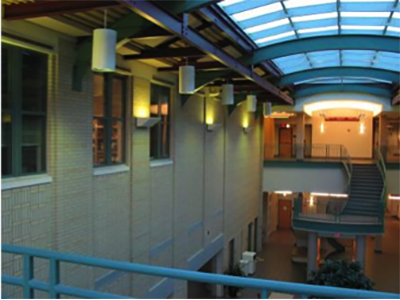
%> input picture TestImages/Test1-1.png, 400 x 300 px
$ octave RANSAC_test.m   (GNU Octave 9; MATLAB toolbox functions it lacks are replaced by stand-ins)
%> lines starting %> are read from the running program, lines starting %| are printed output that depends on the picture
### getSIFTFeatures.m
%% function returns the feature locations and descriptors. uses VLFeat library

%% input: image -> the image; edgeTresh -> non-edge selection threshold (default should be 10)
function [f, d] = getSIFTFeatures(image, edgeThresh)

%convert images to greyscale
if (size(image, 3) == 3)
    Im = single(rgb2gray(image));
else
    Im = single(image);
end

[f, d] = vl_sift(Im, 'EdgeThresh', edgeThresh);

end

### RANSAC_test.m
%% RANSAC test for homography

%% load images
img1 = imread('TestImages/Test1-1.png');
%> img1 is the input picture: size 300x400x3 uint8; mean R, G, B 81.3, 89.2, 82.4
img2 = imread('TestImages/Test1-2.png');
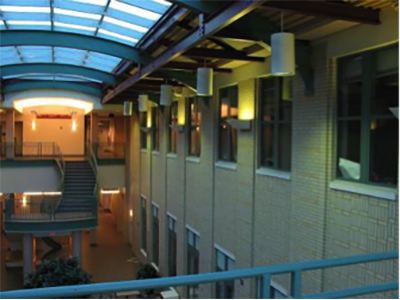
%> input picture TestImages/Test1-2.png, 400 x 300 px
%> img2 is the input picture: size 300x400x3 uint8; mean R, G, B 75, 83.5, 76.2

%% get SIFT features
[f1, d1] = getSIFTFeatures(img1, 10);
%> in getSIFTFeatures, `Im = single(rgb2gray(image));`:
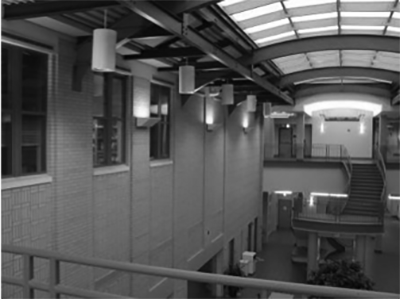
%> Im: size 300x400 single; min 2, max 255, mean 86
%> the run ends on the next line
